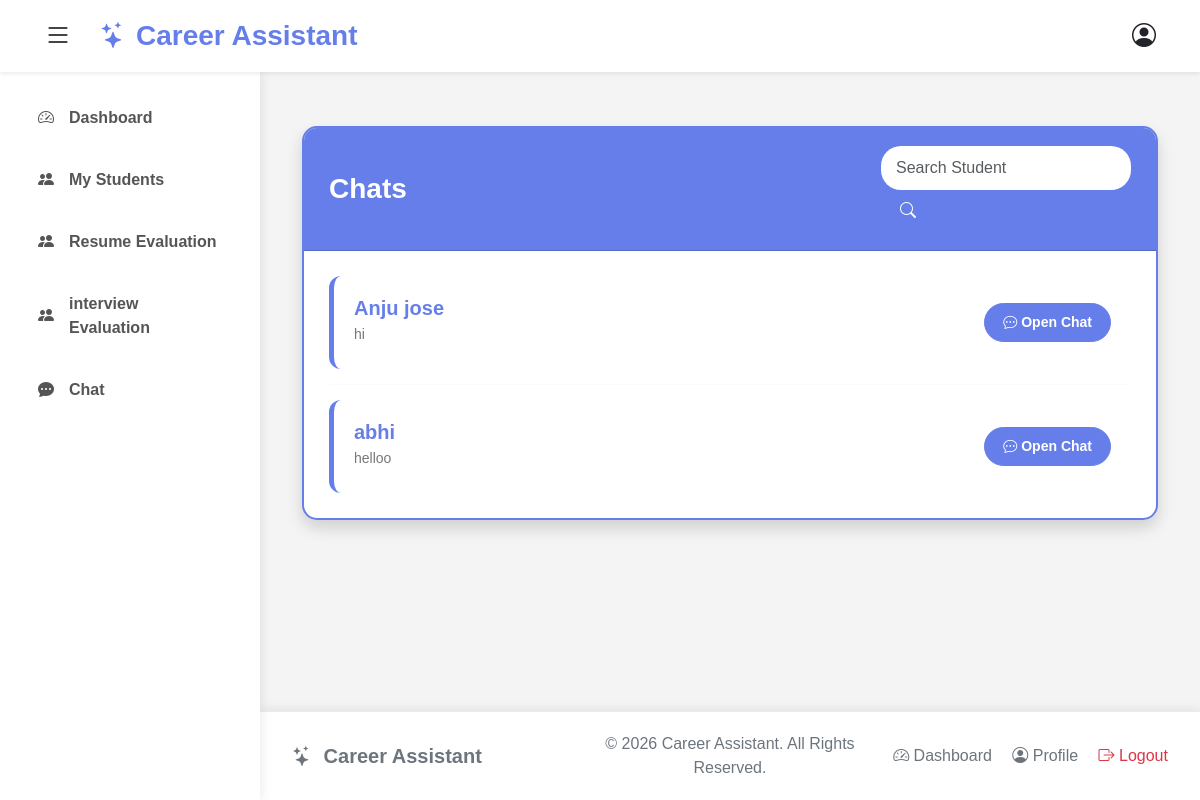
Screenshot of /mentor/chats/ (signed in) with the database file from the repository.
### careerproject/models.py (models this page shows, shortened)
class ChatRoom(models.Model):
    student = models.OneToOneField(
        StudentProfile,
        on_delete=models.CASCADE,
        related_name="chat_room"
    )
    mentor = models.ForeignKey(
        MentorProfile,
        on_delete=models.CASCADE,
        related_name="chat_rooms"
    )
    created_at = models.DateTimeField(
        auto_now_add=True
    )

class StudentProfile(models.Model):
    user = models.OneToOneField(CustomUser, on_delete=models.CASCADE)
    mentor = models.ForeignKey('MentorProfile', on_delete=models.SET_NULL, null=True, blank=True, related_name="students")
    profile_pic = models.ImageField(upload_to='students/', blank=True, null=True)
    full_name = models.CharField(max_length=100)
    phone = models.CharField(max_length=15,)
    GENDER_CHOICES = (
            ('Male', 'Male'),
            ('Female', 'Female'),
            ('Other', 'Other')
    )
    gender = models.CharField(max_length=10,choices=GENDER_CHOICES)
    dob = models.DateField(blank=True, null=True)
    location = models.CharField(max_length=100, blank=True)
    QUALIFICATION_CHOICES=(
            ('10th', '10th'),
            ('12th', '12th'),
            ('Diploma', 'Diploma'),
            ('Graduate', 'Graduate'),
            ('Post Graduate', 'Post Graduate'),
            ('Others', 'Others'),
    )
    qualification = models.CharField(max_length=30, choices=QUALIFICATION_CHOICES)
    course = models.CharField(max_length=100)
    OCCUPATIONAL_CHOICES=(
            ('Student', 'Student'),
            ('Unemployed', 'Unemployed'),
            ('Employed', 'Employed'),
            ('Career Break', 'Career Break'),
    )
    occupational_status = models.CharField(max_length=20, choices=OCCUPATIONAL_CHOICES)
    skills = models.TextField()
    resume = models.FileField(upload_to='resumes/', blank=True, null=True)
    bio = models.TextField(blank=True)

class Message(models.Model):
    room = models.ForeignKey(
        ChatRoom,
        on_delete=models.CASCADE,
        related_name="messages"
    )
    sender = models.ForeignKey(
        CustomUser,
        on_delete=models.CASCADE
    )
    text = models.TextField()
    created_at = models.DateTimeField(
        auto_now_add=True
    )
    is_read = models.BooleanField(
        default=False
    )
    class Meta:
        ordering = ["created_at"]

### careerproject/views.py (the view)
# urls.py: path("mentor/chats/",views.mentor_chat_list,name="mentor_chat_list",),
@login_required
def mentor_chat_list(request):
    if request.user.role != "mentor":
        return redirect("dashboard")
    mentor = get_object_or_404(
        MentorProfile,
        user=request.user
    )
    search = request.GET.get("search", "")
    rooms = ChatRoom.objects.filter(
        mentor=mentor
    ).select_related(
        "student",
        "student__user"
    )
    if search:
        rooms = rooms.filter(
            Q(student__full_name__icontains=search) |
            Q(student__full_name__istartswith=search) |
            Q(student__user__username__icontains=search)
        )
    for room in rooms:
        room.last = room.messages.last()
        room.unread = room.messages.filter(
            is_read=False
        ).exclude(
            sender=request.user
        ).count()
    return render(
        request,
        "mentor_module/chat/chat_list.html",
        {
            "rooms": rooms,
            "search": search
        }
    )

### templates/mentor_module/chat/chat_list.html (shortened to what this page needs)
{% extends "mentor_module/mentor_base.html" %}
{% load static %}
{% block css %}
<link rel="stylesheet" href="{% static 'css/chat_list.css' %}">
{% endblock %}
{% block content %}
<div class="container py-4">
    <div class="card shadow">
        <div class="card-header d-flex justify-content-between align-items-center">
            <h3 class="mb-0">
                Chats
            </h3>
            <form method="GET">
                <input
                    type="text"
                    name="search"
                    value="{{ search }}"
                    placeholder="Search Student"
                    class="form-control search-input">
                    <button type="submit" class="btn btn-primary search-btn">
        <i class="bi bi-search"></i>
    </button>
            </form>
        </div>
        <div class="card-body">
            {% for room in rooms %}
            <div class="chat-user d-flex justify-content-between align-items-center">
                <div>
                    <h5 class="mb-1">
                        {{ room.student.full_name }}
                    </h5>
                    {% if room.last %}
                        <p class="text-muted mb-1">
                            {{ room.last.text|truncatechars:40 }}
                        </p>
                    {% else %}
                        <p class="text-muted mb-1">
                            No messages yet
                        </p>
                    {% endif %}
                </div>
                <div class="text-end">
                    <a href="{% url 'mentor_chat' room.id %}"
                       class="btn btn-primary btn-sm">
                        <i class="bi bi-chat-dots"></i>
                        Open Chat
                    </a>
                </div>
            </div>
            {% if not forloop.last %}
            <hr>
            {% endif %}
            {% empty %}
            <div class="text-center py-5">
                <h5>No Students Found</h5>
            </div>
            {% endfor %}
        </div>
    </div>
</div>
{% endblock %}

### static/css/private.css (style rules this page uses)
* { margin:0; padding:0; box-sizing:border-box; }
body { font-family:'Segoe UI',sans-serif; background:#f5f7fb; min-height:100vh; display:flex; flex-direction:column; }
html,body { height:100%; }
body { display:flex; flex-direction:column; min-height:100vh; }

### static/css/chat_list.css (style rules this page uses)
body { background-color:#f4f4f4; font-family:Arial, sans-serif; }
.container { padding-bottom:40px; }
.card { border:2px solid #667eea; border-radius:15px; overflow:hidden; box-shadow:0 5px 15px rgba(0,0,0,0.15); }
.card-header { background:#667eea; color:white; padding:18px 25px; }
.card-header h3 { font-weight:bold; }
.card-header .form-control { width:250px; border-radius:20px; border:none; padding:10px 15px; }
.card-body { padding:25px; }
.chat-user { background:#fff; padding:20px; border-radius:12px; transition:0.3s ease; border-left:5px solid #667eea; }
.chat-user h5 { color:#667eea; font-weight:bold; }
.chat-user p { font-size:14px; color:#777 !important; }
hr { margin:15px 0; border-color:#eee; }
.btn-primary { background-color:#667eea; border-color:#667eea; border-radius:20px; padding:8px 18px; font-weight:bold; transition:0.3s ease; }
.search-input { width:250px !important; flex:none; }
.search-btn { white-space:nowrap; }

### rows the page displays
ChatRoom: student.full_name "Anju jose", last.text "hi"
ChatRoom: student.full_name "abhi", last.text "helloo"
